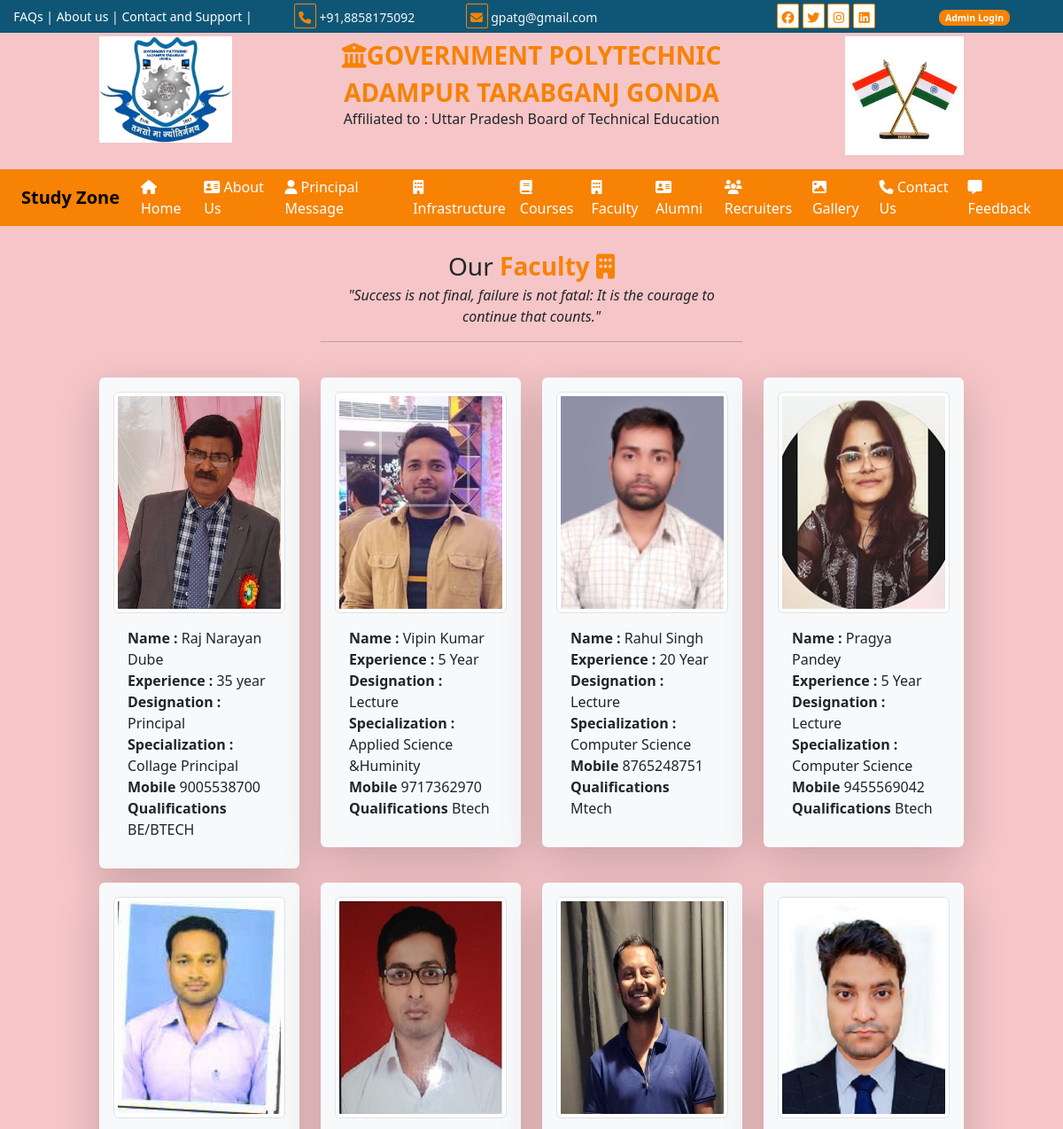
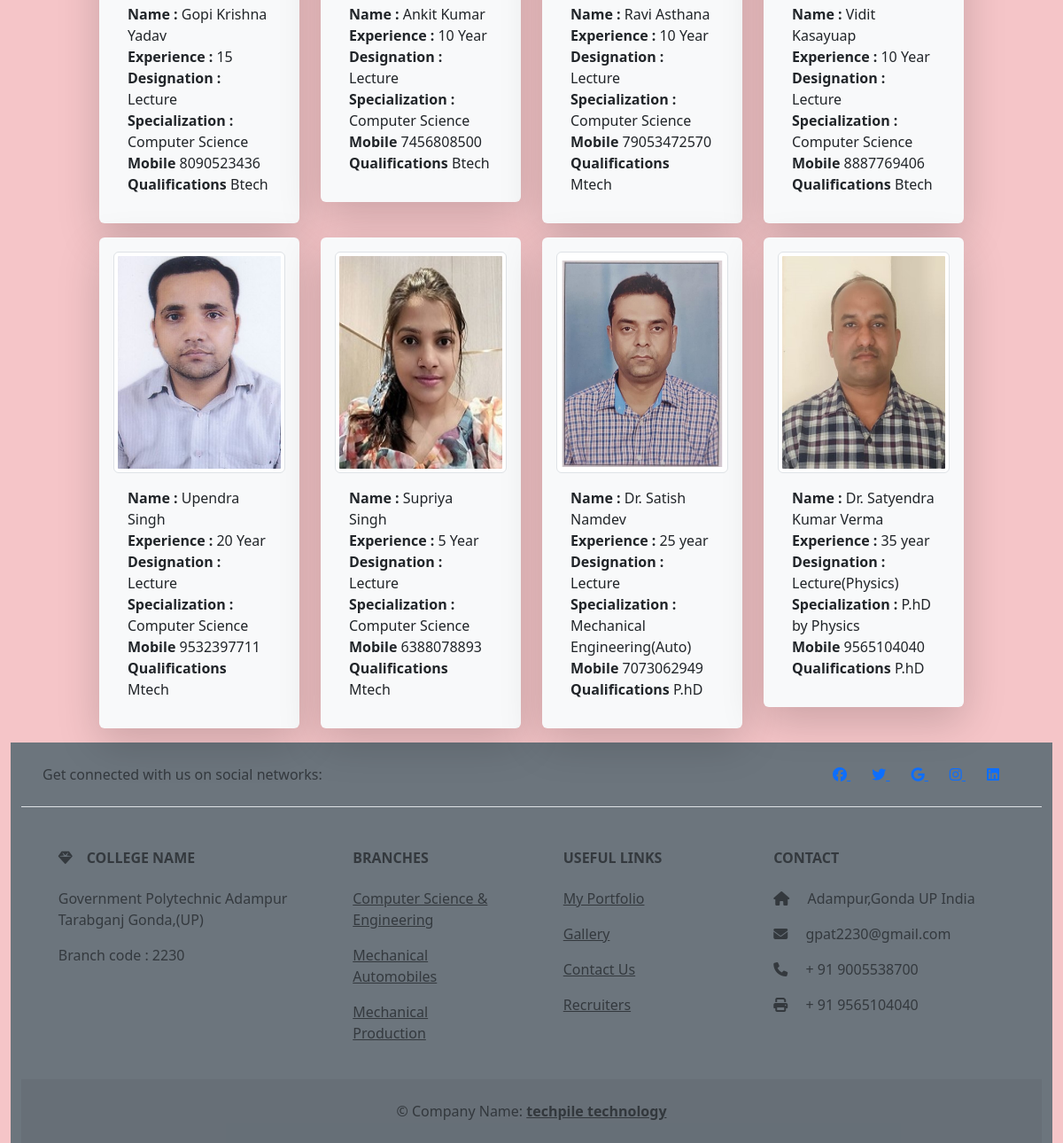
The app's page /faculty/ with its own data (2 pictures, top to bottom).
### user/models.py (models this page shows)
class tbl_faculty(models.Model):
    name=models.CharField(max_length=50,null=True)
    picture=models.ImageField(upload_to='static/faculty/',null=True)
    designation=models.CharField(max_length=40,null=True)
    experiance=models.CharField(max_length=20,null=True)
    specialization=models.CharField(max_length=30,null=True)
    mobile=models.CharField(max_length=20,null=True)
    qualification=models.CharField(max_length=40,null=True)

### user/views.py (the view)
# urls.py: path('faculty/',views.faculty),
def faculty(request):
    data=tbl_faculty.objects.all().order_by('-id')
    md={'fdata':data}
    return render(request,'faculty.html',md)

### templates/faculty.html (shortened to what this page needs)
{% extends 'base.html' %}
{% load static %}
{% block childpage %}
<div class="row">
    <div class="col-sm-5 mx-auto text-center my-4">
        <p class="fs-3 m-0">Our <b class="txt-color1">Faculty
        <i class="fa-solid fa-building"></i>
        </b></p>
        <i> "Success is not final, failure is not fatal: It is the courage to continue that counts."</i>
        <hr/>
    </div>
</div>
<div class="row">
    <div class="col-sm-10 mx-auto">
        <div class="row">
{% for i in fdata %}
        <div class="col-sm-3">
            <div class="card infra shadow-lg mb-3 bg-body-tertiary rounded border-0 p-3">
                <img src="../{{i.picture}}"  class="img-thumbnail" style="height:250px;"/>
                <div class="card-body">
                    <b>Name : </b>{{i.name}}<br/>
                    <b>Experience : </b>{{i.experiance}}<br/>
                    <b>Designation : </b>{{i.designation}}<br/>
                    <b>Specialization : </b>{{i.specialization}}<br/>
                    <b>Mobile </b>{{i.mobile}}<br/>
                    <b>Qualifications </b>{{i.qualification}}<br/>
                </div>
            </div>
        </div>
{% endfor %}
            </div>
    </div>
</div>
{% endblock %}

### templates/base.html (style rules this page uses)
body { overflow-x:hidden; }
:root { --bgcolor1:#f78203; --bgcolor2:#0f5676; --bgcolor3:#ffb634; --bgcolor4:#f5c5c8; --bgcolor5:#f5ec90; --bgcolor6:#dcd6d4; }
.txt-color1 { color:var(--bgcolor1); }
img { max-height:500px; }

### records on screen
tbl_faculty: picture (picture), name "Raj Narayan Dube", experiance "35 year", designation "Principal", specialization "Collage Principal", mobile "9005538700", qualification "BE/BTECH"
tbl_faculty: picture (picture), name "Vipin Kumar", experiance "5 Year", designation "Lecture", specialization "Applied Science &Huminity", mobile "9717362970", qualification "Btech"
tbl_faculty: picture (picture), name "Rahul Singh", experiance "20 Year", designation "Lecture", specialization "Computer Science", mobile "8765248751", qualification "Mtech"
tbl_faculty: picture (picture), name "Pragya Pandey", experiance "5 Year", designation "Lecture", specialization "Computer Science", mobile "9455569042", qualification "Btech"
tbl_faculty: picture (picture), name "Gopi Krishna Yadav", experiance "15", designation "Lecture", specialization "Computer Science", mobile "8090523436", qualification "Btech"
tbl_faculty: picture (picture), name "Ankit Kumar", experiance "10 Year", designation "Lecture", specialization "Computer Science", mobile "7456808500", qualification "Btech"
tbl_faculty: picture (picture), name "Ravi Asthana", experiance "10 Year", designation "Lecture", specialization "Computer Science", mobile "79053472570", qualification "Mtech"
tbl_faculty: picture (picture), name "Vidit Kasayuap", experiance "10 Year", designation "Lecture", specialization "Computer Science", mobile "8887769406", qualification "Btech"
tbl_faculty: picture (picture), name "Upendra Singh", experiance "20 Year", designation "Lecture", specialization "Computer Science", mobile "9532397711", qualification "Mtech"
tbl_faculty: picture (picture), name "Supriya Singh", experiance "5 Year", designation "Lecture", specialization "Computer Science", mobile "6388078893", qualification "Mtech"
tbl_faculty: picture (picture), name "Dr. Satish Namdev", experiance "25 year", designation "Lecture", specialization "Mechanical Engineering(Auto)", mobile "7073062949", qualification "P.hD"
tbl_faculty: picture (picture), name "Dr. Satyendra Kumar Verma", experiance "35 year", designation "Lecture(Physics)", specialization "P.hD by Physics", mobile "9565104040", qualification "P.hD"
